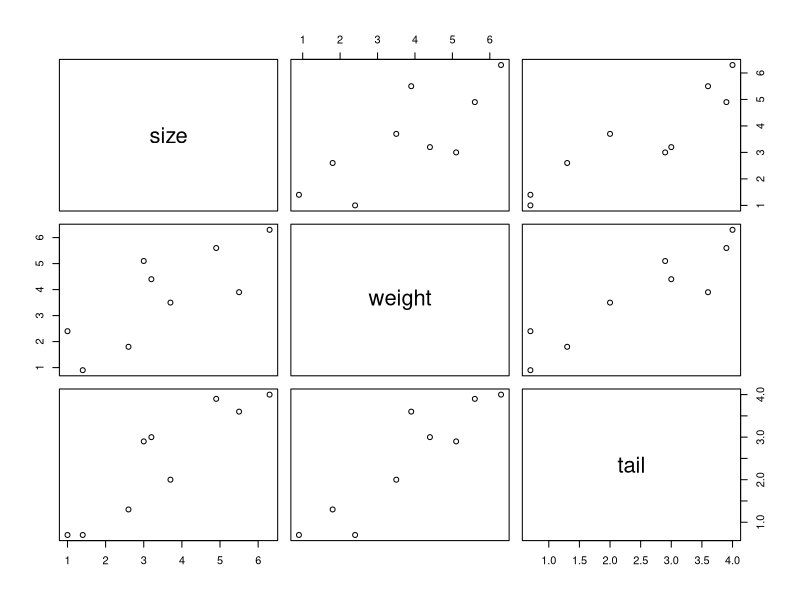
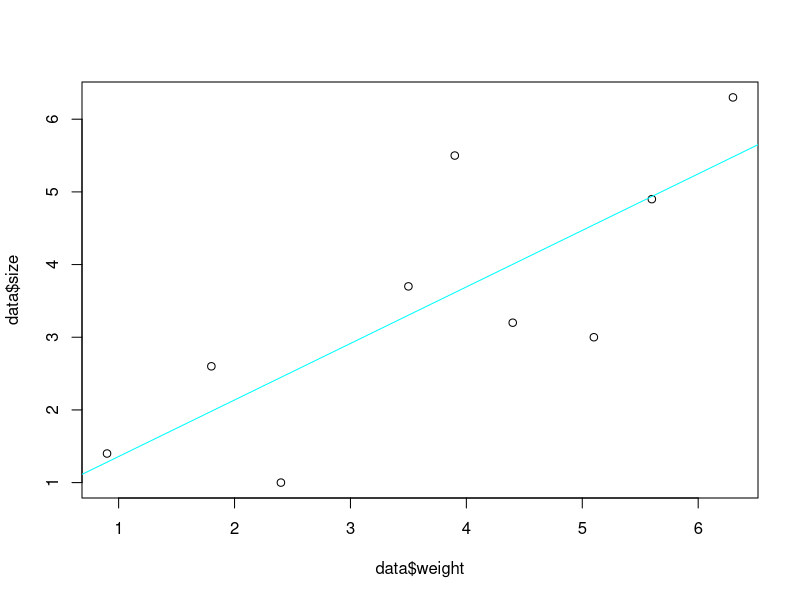

Source code (R) for these figures, in order:

#creating a dataframe
data <- data.frame(
     size = c(1.4, 2.6, 1.0, 3.7, 5.5, 3.2, 3.0, 4.9, 6.3),
     weight = c(0.9, 1.8, 2.4, 3.5, 3.9, 4.4, 5.1, 5.6, 6.3),
     tail = c(0.7, 1.3, 0.7, 2.0, 3.6, 3.0, 2.9, 3.9, 4.0))

#plotting scatter plot of data among each variables
plot(data)

#linear regression
sw<-lm(size~weight, data=data)

#summary of the sw
summary(sw)

#plotting line of least square value
plot(data$weight,data$size)
abline(sw,col="cyan")

#multiple regression
mr<-lm(size~weight+tail, data=data)
summary(mr)
